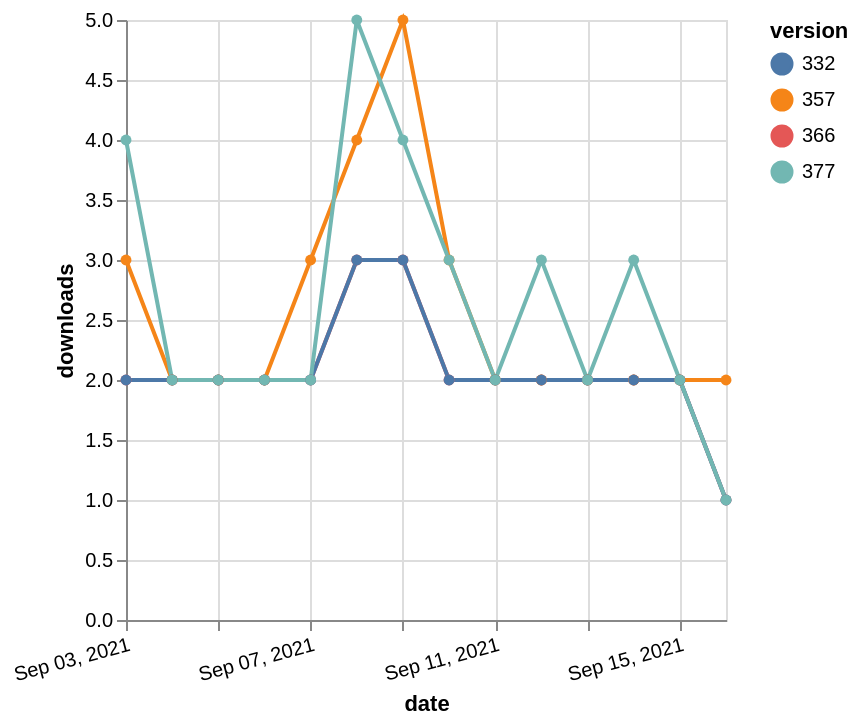

Source (Vega-Lite JSON):
### Vega-Lite specification from a JSON file in a GitHub repository (floating-point values rounded to 4 significant figures)
{"$schema": "https://vega.github.io/schema/vega-lite/v5.json", "description": "A simple bar chart with embedded data.", "data": {"values": [{"date": "2021-09-03", "total": 2336, "delta": 2, "version": "366"}, {"date": "2021-09-04", "total": 2338, "delta": 2, "version": "366"}, {"date": "2021-09-05", "total": 2340, "delta": 2, "version": "366"}, {"date": "2021-09-06", "total": 2342, "delta": 2, "version": "366"}, {"date": "2021-09-07", "total": 2344, "delta": 2, "version": "366"}, {"date": "2021-09-08", "total": 2347, "delta": 3, "version": "366"}, {"date": "2021-09-09", "total": 2350, "delta": 3, "version": "366"}, {"date": "2021-09-10", "total": 2352, "delta": 2, "version": "366"}, {"date": "2021-09-11", "total": 2354, "delta": 2, "version": "366"}, {"date": "2021-09-12", "total": 2356, "delta": 2, "version": "366"}, {"date": "2021-09-13", "total": 2358, "delta": 2, "version": "366"}, {"date": "2021-09-14", "total": 2360, "delta": 2, "version": "366"}, {"date": "2021-09-15", "total": 2362, "delta": 2, "version": "366"}, {"date": "2021-09-16", "total": 2363, "delta": 1, "version": "366"}, {"date": "2021-09-03", "total": 2904, "delta": 3, "version": "357"}, {"date": "2021-09-04", "total": 2906, "delta": 2, "version": "357"}, {"date": "2021-09-05", "total": 2908, "delta": 2, "version": "357"}, {"date": "2021-09-06", "total": 2910, "delta": 2, "version": "357"}, {"date": "2021-09-07", "total": 2913, "delta": 3, "version": "357"}, {"date": "2021-09-08", "total": 2917, "delta": 4, "version": "357"}, {"date": "2021-09-09", "total": 2922, "delta": 5, "version": "357"}, {"date": "2021-09-10", "total": 2925, "delta": 3, "version": "357"}, {"date": "2021-09-11", "total": 2927, "delta": 2, "version": "357"}, {"date": "2021-09-12", "total": 2929, "delta": 2, "version": "357"}, {"date": "2021-09-13", "total": 2931, "delta": 2, "version": "357"}, {"date": "2021-09-14", "total": 2933, "delta": 2, "version": "357"}, {"date": "2021-09-15", "total": 2935, "delta": 2, "version": "357"}, {"date": "2021-09-16", "total": 2937, "delta": 2, "version": "357"}, {"date": "2021-09-03", "total": 2783, "delta": 2, "version": "332"}, {"date": "2021-09-04", "total": 2785, "delta": 2, "version": "332"}, {"date": "2021-09-05", "total": 2787, "delta": 2, "version": "332"}, {"date": "2021-09-06", "total": 2789, "delta": 2, "version": "332"}, {"date": "2021-09-07", "total": 2791, "delta": 2, "version": "332"}, {"date": "2021-09-08", "total": 2794, "delta": 3, "version": "332"}, {"date": "2021-09-09", "total": 2797, "delta": 3, "version": "332"}, {"date": "2021-09-10", "total": 2799, "delta": 2, "version": "332"}, {"date": "2021-09-11", "total": 2801, "delta": 2, "version": "332"}, {"date": "2021-09-12", "total": 2803, "delta": 2, "version": "332"}, {"date": "2021-09-13", "total": 2805, "delta": 2, "version": "332"}, {"date": "2021-09-14", "total": 2807, "delta": 2, "version": "332"}, {"date": "2021-09-15", "total": 2809, "delta": 2, "version": "332"}, {"date": "2021-09-16", "total": 2810, "delta": 1, "version": "332"}, {"date": "2021-09-03", "total": 2159, "delta": 4, "version": "377"}, {"date": "2021-09-04", "total": 2161, "delta": 2, "version": "377"}, {"date": "2021-09-05", "total": 2163, "delta": 2, "version": "377"}, {"date": "2021-09-06", "total": 2165, "delta": 2, "version": "377"}, {"date": "2021-09-07", "total": 2167, "delta": 2, "version": "377"}, {"date": "2021-09-08", "total": 2172, "delta": 5, "version": "377"}, {"date": "2021-09-09", "total": 2176, "delta": 4, "version": "377"}, {"date": "2021-09-10", "total": 2179, "delta": 3, "version": "377"}, {"date": "2021-09-11", "total": 2181, "delta": 2, "version": "377"}, {"date": "2021-09-12", "total": 2184, "delta": 3, "version": "377"}, {"date": "2021-09-13", "total": 2186, "delta": 2, "version": "377"}, {"date": "2021-09-14", "total": 2189, "delta": 3, "version": "377"}, {"date": "2021-09-15", "total": 2191, "delta": 2, "version": "377"}, {"date": "2021-09-16", "total": 2192, "delta": 1, "version": "377"}]}, "width": "container", "mark": {"type": "line", "point": {"filled": true}}, "encoding": {"x": {"field": "date", "type": "temporal", "timeUnit": "yearmonthdate", "title": "date", "axis": {"labelAngle": -15}}, "y": {"field": "delta", "type": "quantitative", "title": "downloads"}, "color": {"field": "version", "type": "nominal"}, "tooltip": {"field": "delta"}}}
